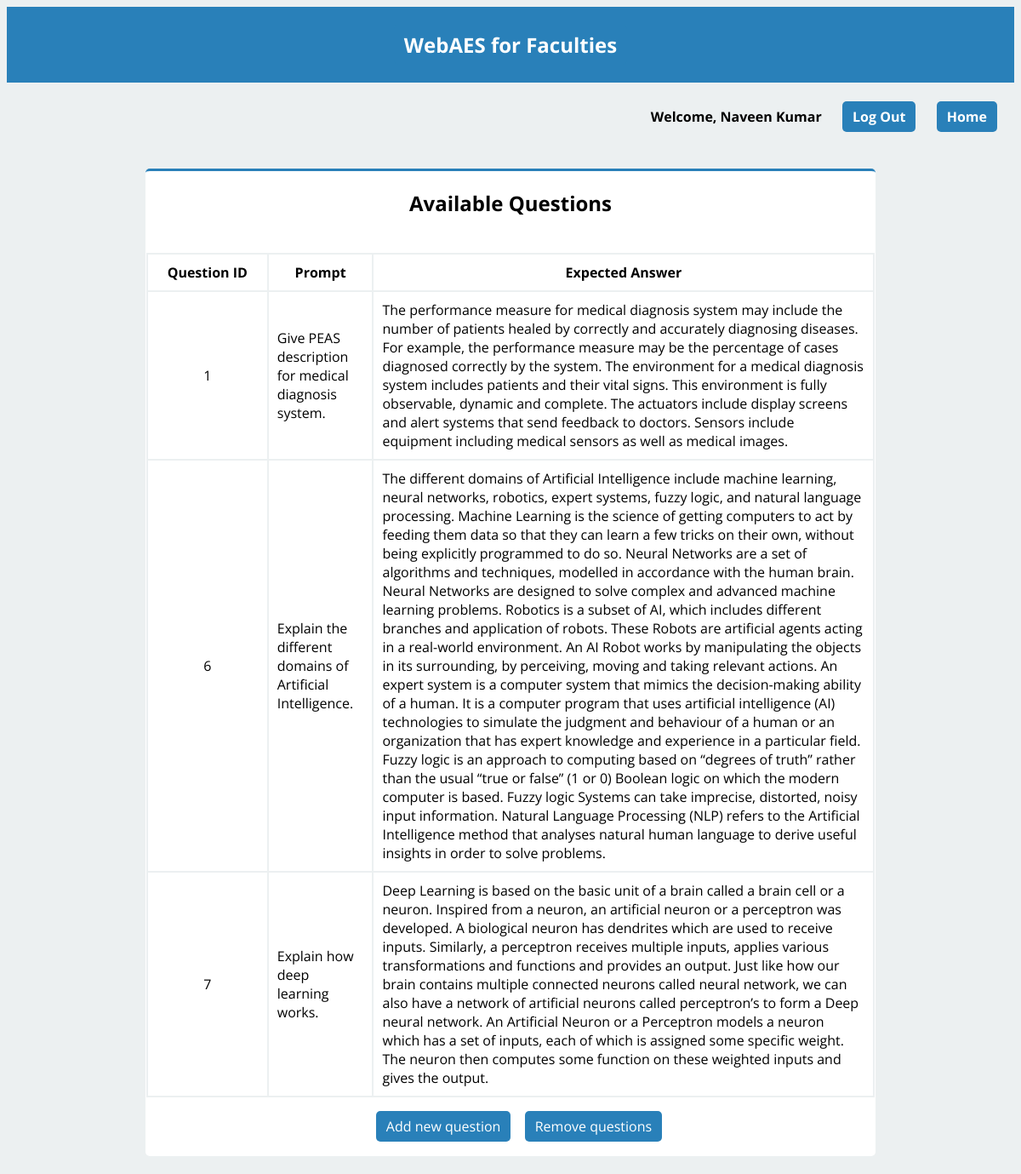
Page /questions.php (signed in) on the committed database.
### tables this page shows
CREATE TABLE `faculty` (
  `faculty_ID` int(5) NOT NULL,
  `password` varchar(20) NOT NULL,
  `faculty_name` varchar(50) NOT NULL,
  `email` varchar(100) NOT NULL,
  `mobile` varchar(10) NOT NULL
);

CREATE TABLE `questions` (
  `question_ID` int(3) NOT NULL,
  `prompt` varchar(1000) NOT NULL,
  `expected_answer` varchar(5000) NOT NULL
);

### faculty-session.php (called while the page is built, shortened)
<?php
   include('config.php');
   $user_check = $_SESSION['login_user'];
   $ses_sql = mysqli_query($db,"select faculty_ID, faculty_name from faculty where faculty_ID = '$user_check' ");
   $row = mysqli_fetch_array($ses_sql,MYSQLI_ASSOC);
   $login_session = $row['faculty_name'];
?>

### questions.php (the view, shortened to what this page needs)
<?php
    include('faculty-session.php');
?>
<html>
    <head>
        <link rel='stylesheet' type='text/css' href='style.css'>
    </head>
    <body>
        <header class='header'>
            <h2><a class='header-link' href='faculty-home.php'>WebAES for Faculties</a></h2>
        </header>
        <div class='welcome'>
            <h4 class='align-right'>Welcome, <?php echo $login_session; ?> &emsp; <a href='logout.php'>Log Out</a> &emsp; <a href='faculty-home.php'>Home</a></h4>
        </div>
        <div class='main-content'>
            <?php
                $sql = 'SELECT question_ID, prompt, expected_answer FROM questions';
                $result = mysqli_query($db, $sql);
                if(mysqli_num_rows($result)==0){
                    echo '<h2 class="align-center" style="color: red;">No questions available!</h2>';
                }
                else{
                    echo '<div class="row"><div class="question-table">
                            <table>
                            <h2 class="align-center">Available Questions</h2><br>
                                <tr>
                                    <th style="width: 120px;">Question ID</th>
                                    <th>Prompt</th>
                                    <th>Expected Answer</th>
                                </tr>';
                    while($row = mysqli_fetch_array($result, MYSQLI_ASSOC)){
                        echo '<tr>
                                <td class="align-center">' . $row["question_ID"] . '</td>
                                <td>' . $row["prompt"] . '</td>
                                <td>' . $row["expected_answer"] . '</td>
                            </tr>';
                    }
                    echo '</table><p class="align-center"><a href="add-question.php">Add new question</a> &ensp; <a href="remove-question.php">Remove questions</a></p></div></div>';
                }
            ?>
        </div>
    </body>
</html>

### style.css (style rules this page uses)
body { font-family: 'Open Sans'; background-color: #ecf0f1; }
.header { padding-top: 1px; padding-bottom: 1px; background-color: #2980b9; color: #fff; font-family: 'Open Sans'; text-align: center; }
.main-content { margin: 20px; padding: 1px; align-items: center; }
.row { display: flex; }
h4, p { padding-left: 20px; }
.align-right { padding-right: 20px; text-align: right; }
.align-center { text-align: center; }
a:link, a:visited { background-color: #2980b9; color: white; padding: 7px 12px; text-decoration: none; display: inline-block; border-radius: 5px; }
.welcome { padding-top: 1px; padding-bottom: 1px; }
.question-table { background-color: #fff; padding: 1px; border-radius: 5px; border-top-style: solid; border-top-width: 3px; border-top-color: #2980b9; width: 75%; margin-left: auto; margin-right: auto; }
table, th, td { border: 2px solid; border-color: #ecf0f1; border-collapse: collapse; border-radius: 5px; padding: 10px; }

### rows in the picture
faculty: faculty_name "Naveen Kumar"
questions: question_ID "1", prompt "Give PEAS description for medical diagnosis system.", expected_answer "The performance measure for medical diagnosis system may include the number of patients healed by correctly and accurately diagnosing diseases. For example, the performance measure may be the percentage of cases diagnosed correctly by the system. The environment for a medical diagnosis system includes patients and their vital signs. This environment is fully observable, dynamic and complete. The actuators include display screens and alert systems that send feedback to doctors. Sensors include equipment including medical sensors as well as medical images."
questions: question_ID "6", prompt "Explain the different domains of Artificial Intelligence.", expected_answer "The different domains of Artificial Intelligence include machine learning, neural networks, robotics, expert systems, fuzzy logic, and natural language processing. Machine Learning is the science of getting computers to act by feeding them data so that they can learn a few tricks on their own, without being explicitly programmed to do so. Neural Networks are a set of algorithms and techniques, modelled in accordance with the human brain. Neural Networks are designed to solve complex and advanced machine learning problems. Robotics is a subset of AI, which includes different branches and application of robots. These Robots are artificial agents acting in a real-world environment. An AI Robot…"
questions: question_ID "7", prompt "Explain how deep learning works.", expected_answer "Deep Learning is based on the basic unit of a brain called a brain cell or a neuron. Inspired from a neuron, an artificial neuron or a perceptron was developed. A biological neuron has dendrites which are used to receive inputs. Similarly, a perceptron receives multiple inputs, applies various transformations and functions and provides an output. Just like how our brain contains multiple connected neurons called neural network, we can also have a network of artificial neurons called perceptron’s to form a Deep neural network. An Artificial Neuron or a Perceptron models a neuron which has a set of inputs, each of which is assigned some specific weight. The neuron then computes some function…"
